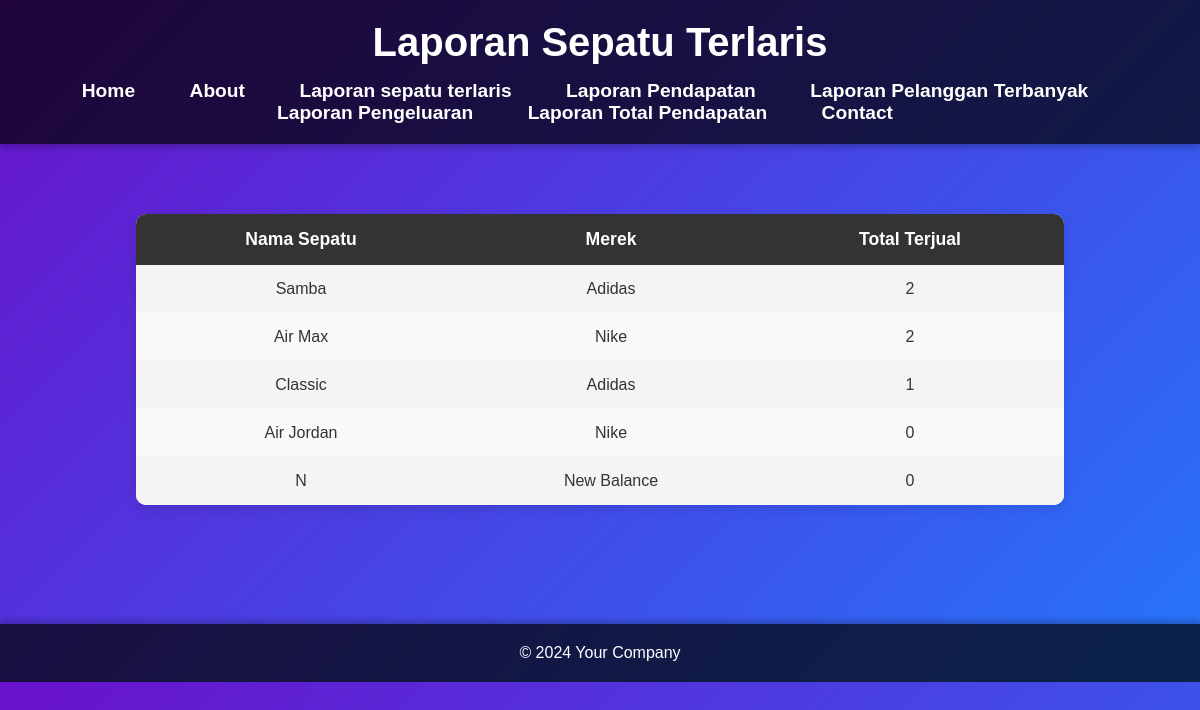
Page /sepatu-terlaris/ on the committed database.
### transaksi/models.py (models this page shows, shortened)
class Sepatu(models.Model):
    idSepatu = models.AutoField(primary_key=True)
    nama = models.CharField(max_length=50)
    merek = models.CharField(max_length=50)
    harga = models.DecimalField(max_digits=10, decimal_places=2)
    stok = models.IntegerField()

### transaksi/views.py (the view)
# urls.py: path('sepatu-terlaris/', laporan_sepatu_terlaris_view, name='laporan_sepatu_terlaris_view'),
def laporan_sepatu_terlaris_view(request):
    sepatu_terlaris = Sepatu.objects.annotate(
        total_terjual=Sum('detail_pesanan__pesan__jumlahBarang')
    ).order_by('-total_terjual')
    laporan = [
        {
            "nama_sepatu": sepatu.nama,
            "merek": sepatu.merek,
            "total_terjual": sepatu.total_terjual or 0
        }
        for sepatu in sepatu_terlaris
    ]
    print(laporan)
    return render(request, 'laporan_sepatu_terlaris.html', {'laporan': laporan})

### transaksi/templates/laporan_sepatu_terlaris.html (shortened to what this page needs)
<!DOCTYPE html>
<html lang="en">
<head>
</head>
<body>
    <header>
        <h1>Laporan Sepatu Terlaris</h1>
        <nav>
            <ul>
                <li><a href="{% url 'home' %}">Home</a></li>
                <li><a href="{% url 'about' %}">About</a></li>
                <li><a href="{% url 'laporan_sepatu_terlaris_view' %}">Laporan sepatu terlaris</a></li>
                <li><a href="{% url 'laporan_sepatu_pendapatan_view' %}">Laporan Pendapatan</a></li>
                <li><a href="{% url 'laporan_pelanggan_terbanyak_view' %}">Laporan Pelanggan Terbanyak</a></li>
                <li><a href="{% url 'laporan_pelanggan_pengeluaran_view' %}">Laporan Pengeluaran</a></li>
                <li><a href="{% url 'laporan_total_pendapatan_view' %}">Laporan Total Pendapatan</a></li>
                <li><a href="{% url 'contact' %}">Contact</a></li>
            </ul>
        </nav>
    </header>
    <main>
        <table>
            <thead>
                <tr>
                    <th>Nama Sepatu</th>
                    <th>Merek</th>
                    <th>Total Terjual</th>
                </tr>
            </thead>
            <tbody>
                {% for item in laporan %}
                    <tr>
                        <td>{{ item.nama_sepatu }}</td>
                        <td>{{ item.merek }}</td>
                        <td>{{ item.total_terjual }}</td>
                    </tr>
                {% empty %}
                    <tr>
                        <td colspan="3">No data available</td>
                    </tr>
                {% endfor %}
            </tbody>
        </table>
    </main>
    <footer>
        <p>&copy; 2024 Your Company</p>
    </footer>
</body>
</html>

### transaksi/templates/laporan_sepatu_terlaris.html (style rules this page uses)
* { margin: 0; padding: 0; box-sizing: border-box; }
body { font-family: 'Arial', sans-serif; background: linear-gradient(135deg, #6a11cb, #2575fc); color: #fff; margin: 0; padding: 0; }
header { background-color: rgba(0, 0, 0, 0.7); padding: 20px; text-align: center; box-shadow: 0 4px 6px rgba(0, 0, 0, 0.2); }
header h1 { font-size: 2.5rem; font-weight: bold; color: #fff; margin-bottom: 15px; }
header nav ul { list-style-type: none; padding: 0; }
header nav ul li { display: inline-block; margin-right: 30px; }
header nav ul li a { color: #fff; font-size: 1.2rem; text-decoration: none; font-weight: 600; padding: 5px 10px; border-radius: 5px; transition: background-color 0.3s ease, transform 0.3s ease; }
main { padding: 40px 20px; text-align: center; min-height: 60vh; }
table { width: 80%; margin: 30px auto; border-collapse: collapse; border-radius: 10px; overflow: hidden; background-color: #ffffff; box-shadow: 0 4px 12px rgba(0, 0, 0, 0.1); }
table th, table td { padding: 15px; text-align: center; }
table th { background-color: #333; color: white; font-size: 1.1rem; }
table td { background-color: #f4f4f4; color: #333; font-size: 1rem; }
table tr:nth-child(even) td { background-color: #f9f9f9; }
footer { background-color: rgba(0, 0, 0, 0.7); color: #fff; text-align: center; padding: 20px; position: relative; bottom: 0; width: 100%; box-shadow: 0 -4px 6px rgba(0, 0, 0, 0.2); font-size: 1rem; }
footer p { font-size: 1rem; }

### rows in the picture
Sepatu: nama_sepatu "Samba", merek "Adidas"
Sepatu: nama_sepatu "Air Max", merek "Nike"
Sepatu: nama_sepatu "Classic", merek "Adidas"
Sepatu: nama_sepatu "Air Jordan", merek "Nike"
Sepatu: merek "New Balance"

### other values in the picture
{{ item.total_terjual }} "2" "2" "1" "0" "0"
{{ item.nama_sepatu }} "N"
